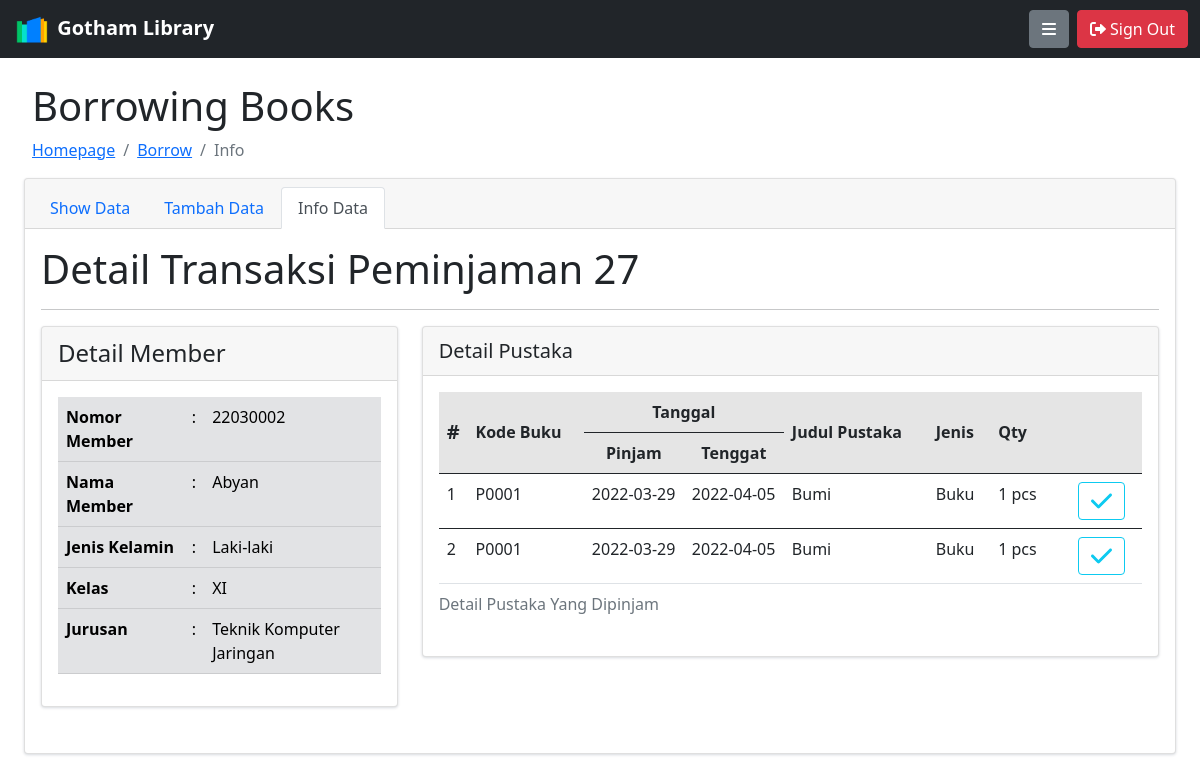
The page /index.php?p=pinjam&ac=show&id=27 (signed in) on the database its author committed.
### tables this page shows
CREATE TABLE `peminjaman` (
  `id_pinjam` int(11) NOT NULL,
  `no_pinjam` varchar(6) NOT NULL,
  `id_anggota` int(11) NOT NULL,
  `tgl_pinjam` date NOT NULL
);

CREATE TABLE `member` (
  `id_mem` int(11) NOT NULL,
  `no_mem` varchar(8) NOT NULL,
  `nama_mem` varchar(100) NOT NULL,
  `jk` enum('laki-laki','perempuan') NOT NULL,
  `kelas` enum('x','xi','xii','xiii') NOT NULL,
  `jurusan` varchar(2) NOT NULL,
  `alamat` text NOT NULL,
  `no_telp` varchar(13) NOT NULL,
  `tgl_lahir` date NOT NULL,
  `maks` tinyint(1) NOT NULL
);

CREATE TABLE `jurusan` (
  `id_jurusan` varchar(2) NOT NULL,
  `singkatan_jurusan` varchar(6) NOT NULL,
  `nama_jurusan` varchar(100) NOT NULL
);

CREATE TABLE `dtl_peminjaman` (
  `id` int(11) NOT NULL,
  `id_pinjam` int(11) NOT NULL,
  `id_pustaka` int(11) NOT NULL,
  `qty` int(11) NOT NULL
);

CREATE TABLE `buku` (
  `id_buku` int(11) NOT NULL,
  `kode_buk` varchar(8) NOT NULL,
  `judul` varchar(200) NOT NULL,
  `jenis` int(11) NOT NULL,
  `rak` int(1) NOT NULL,
  `pengarang` varchar(100) NOT NULL,
  `penerbit` varchar(100) NOT NULL,
  `thn_terbit` varchar(4) NOT NULL,
  `tgl_masuk` date NOT NULL,
  `stok` int(3) NOT NULL,
  `cover` varchar(500) NOT NULL
);

CREATE TABLE `kategori` (
  `id_kategori` int(11) NOT NULL,
  `kategori` varchar(50) NOT NULL
);

### pinjam/info_pinjam.php (the view)
<?php
$id = $_GET['id'];
  $sql = "SELECT peminjaman.*, member.no_mem, member.nama_mem, member.kelas, member.jk, jurusan.nama_jurusan
          FROM peminjaman
          JOIN member
          ON member.id_mem = peminjaman.id_anggota
          JOIN jurusan
          ON jurusan.id_jurusan = member.jurusan
          WHERE peminjaman.id_pinjam = $id";
  $q = mysqli_query($conn,$sql);
  $d_mem = array();
  while ($r = mysqli_fetch_assoc($q)){
    $d_mem[] = $r;
  }
  $sql2 = "SELECT dtl_peminjaman.id, peminjaman.tgl_pinjam, dtl_peminjaman.id_pinjam, buku.judul, kategori.kategori, buku.kode_buk, dtl_peminjaman.qty
            FROM dtl_peminjaman
            JOIN peminjaman
            ON peminjaman.id_pinjam = dtl_peminjaman.id_pinjam
            JOIN buku
            ON dtl_peminjaman.id_pustaka = buku.id_buku
            JOIN kategori
            ON buku.jenis = kategori.id_kategori
            WHERE peminjaman.id_pinjam = $id";
  $q2 = mysqli_query($conn,$sql2);
  $data = array();
  $urut = 1;
  while ($row = mysqli_fetch_assoc($q2)){
    $data[] = $row;
  }
 ?>
  <nav aria-label="breadcrumb" class="mx-2">
     <h1>Borrowing Books</h1>
    <ol class="breadcrumb">
      <li class="breadcrumb-item"><a href="?p=">Homepage</a></li>
      <li class="breadcrumb-item"><a href="?p=pinjam">Borrow</a></li>
      <li class="breadcrumb-item active" aria-current="page"><a>Info </a></li>
    </ol>
  </nav>
  <div class="card">
          <div class="card-header">
            <ul class="nav nav-tabs card-header-tabs">
              <li class="nav-item">
                <a class="nav-link" href="?p=pinjam">Show Data</a>
              </li>
              <li class="nav-item">
                <a class="nav-link" href="?p=pinjam&ac=tambah">Tambah Data</a>
              </li>
              <li class="nav-item">
                <a class="nav-link active" aria-current="true">Info Data</a>
              </li>
            </ul>
          </div>
          <div class="card-body">
            <h3 class="display-6">Detail Transaksi Peminjaman <?php echo $id ?> </h3><hr>
            <div class="row">
              <div class="col-4">
                <div class="card">
                  <div class="card-header">
                    <h4 class="card-title my-1">Detail Member</h4>
                </div>
                <div class="card-body">
                <table class="table table-secondary">
                <?php foreach($d_mem as $mem): ?>
                  <tr>
                    <th>Nomor Member</th>
                    <td>:</td>
                    <td><?php echo $mem['no_mem'] ?></td>
                  </tr>
                  <tr>
                    <th>Nama Member</th>
                    <td>:</td>
                    <td><?php echo ucwords($mem['nama_mem']) ?></td>
                  </tr>
                  <tr>
                    <th>Jenis Kelamin </th>
                    <td>:</td>
                    <td><?php echo ucfirst($mem['jk']) ?></td>
                  </tr>
                  <tr>
                    <th>Kelas </th>
                    <td>:</td>
                    <td><?php echo strtoupper($mem['kelas']) ?></td>
                  </tr>
                  <tr>
                    <th>Jurusan </th>
                    <td>:</td>
                    <td><?php echo $mem['nama_jurusan'] ?></td>
                  </tr>
                <?php endforeach; ?>
                </table>
                </div>
                </div>
              </div>
              <div class="col-8">
                <div class="card">
                  <div class="card-header">
                    <h5 class="card-title my-1">Detail Pustaka</h5>
                  </div>
                  <div class="card-body">
                    <table class="table table-hover ">
                      <caption>Detail Pustaka Yang Dipinjam</caption>
                      <thead class="table-active">
                        <tr>
                          <th width='1' rowspan="2" class="align-middle fs-5 border-bottom border-dark">#</th>
                          <th rowspan="2" class="align-middle border-bottom border-dark">Kode Buku</th>
                          <th colspan="2" class="text-center border-bottom border-dark ">Tanggal</th>
                          <th rowspan="2" class="align-middle border-bottom border-dark">Judul Pustaka</th>
                          <th rowspan="2" class="align-middle border-bottom border-dark ">Jenis</th>
                          <th rowspan="2" width="80" class="align-middle border-bottom border-dark">Qty</th>
                          <th rowspan="2" class="align-middle border-bottom border-dark"></th>
                        </tr>
                        <tr>
                          <th class="text-center" width="100">Pinjam</th>
                          <th class="text-center"width="100" >Tenggat</th>
                        </tr>
                      </thead>
                      <?php foreach ($data as $d): ?>
                        <tbody>
                          <tr>
                            <td><?php echo $urut++ ?></td>
                            <td><?php echo $d['kode_buk'] ?></td>
                            <td><?php echo $d['tgl_pinjam'] ?></td>
                            <td><?php echo date('Y-m-d',strtotime("+7 Day", strtotime($d['tgl_pinjam']))) ?></td>
                            <td><?php echo $d['judul'] ?></td>
                            <td><?php echo $d['kategori'] ?></td>
                            <td><?php echo $d['qty']." pcs" ?></td>
                            <td>
                              <span class="tt" title="Pengembalian <?php echo "id=".$d['id'] ?>">
                                <a href="?p=kembali&ac=add&id=<?php echo $d['id'] ?>" class="btn btn-outline-info">
                                  <i class="fa-solid fa-check fa-xl"></i>
                                </a>
                              </span>
                            </td>
                          </tr>
                        </tbody>
                      <?php endforeach; ?>
                    </table>
                  </div>
                </div>
              </div>
            </div>
          </div>
      </div>

### assets/css/style.css (style rules this page uses)
body { margin-top:20px; background:#FAFAFA; }
.card { border-radius: 5px; -webkit-box-shadow: 0 1px 2.94px 0.06px rgba(4,26,55,0.16); box-shadow: 0 1px 2.94px 0.06px rgba(4,26,55,0.16); border: none; margin-bottom: 30px; -webkit-transition: all 0.3s ease-in-out; transition: all 0.3s ease-in-out; }

### rows shown on the page
peminjaman: id_anggota.no_mem "22030002", id_anggota.nama_mem "Abyan", id_anggota.jk "Laki-laki", id_anggota.kelas "XI", jurusan.nama_jurusan "Teknik Komputer Jaringan"
dtl_peminjaman: id_pustaka.kode_buk "P0001", id_pinjam.tgl_pinjam "2022-03-29", id_pinjam.tgl_pinjam "2022-04-05", id_pustaka.judul "Bumi", kategori.kategori "Buku", qty "1"
dtl_peminjaman: id_pustaka.kode_buk "P0001", id_pinjam.tgl_pinjam "2022-03-29", id_pinjam.tgl_pinjam "2022-04-05", id_pustaka.judul "Bumi", kategori.kategori "Buku", qty "1"

### other values the page prints
$id "27"
